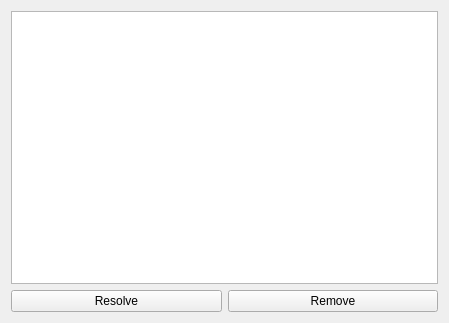
<?xml version="1.0" encoding="UTF-8"?>
<ui version="4.0">
 <class>ProgrammerObserver</class>
 <widget class="QWidget" name="ProgrammerObserver">
  <property name="geometry">
   <rect>
    <x>0</x>
    <y>0</y>
    <width>449</width>
    <height>323</height>
   </rect>
  </property>
  <property name="windowTitle">
   <string>ProgrammerObserver</string>
  </property>
  <layout class="QVBoxLayout" name="verticalLayout">
   <item>
    <widget class="QTableView" name="tableView"/>
   </item>
   <item>
    <layout class="QHBoxLayout" name="horizontalLayout">
     <item>
      <widget class="QPushButton" name="btnResolve">
       <property name="text">
        <string>Resolve</string>
       </property>
      </widget>
     </item>
     <item>
      <widget class="QPushButton" name="btnRemove">
       <property name="text">
        <string>Remove</string>
       </property>
      </widget>
     </item>
    </layout>
   </item>
  </layout>
 </widget>
 <layoutdefault spacing="6" margin="11"/>
 <resources/>
 <connections/>
</ui>
